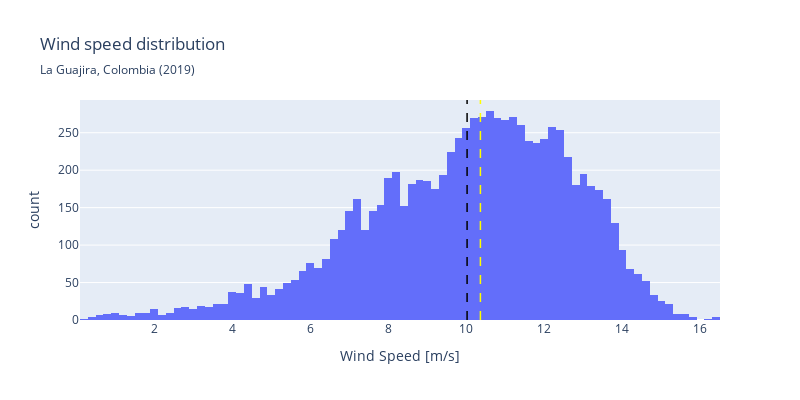

Write notebook code for a chart like this one.
### Code cell
px.defaults.height = 400
px.defaults.width = 800

fig = px.histogram(wind_speed2, 
                   x= 'wind_speed',
                   nbins= 100,
                   title= 'Wind speed distribution', subtitle= 'La Guajira, Colombia (2019)',
                   labels= {'wind_speed': 'Wind Speed [m/s]'}
                )
fig.add_vline(x= np.mean(wind_speed2['wind_speed']), line_width= 1.5, line_dash= 'dash', line_color= 'black')
fig.add_vline(x= np.median(wind_speed2['wind_speed']), line_width= 1.5, line_dash= 'dash', line_color= 'yellow')

fig.show()


fig.write_image("imgs/wind_speed_histogram.png")
Image("imgs/wind_speed_histogram.png")

### Figure 1 — Plotly figure (JSON) as saved in the notebook; plotly's stock layout.template omitted (floating-point values rounded to 4 significant figures; data arrays with more than 128 entries replaced by an {"elided": "..."} marker saying what was removed)
{"data": [{"bingroup": "x", "hovertemplate": "Wind Speed [m/s]=%{x}<br>count=%{y}<extra></extra>", "legendgroup": "", "marker": {"color": "#636efa", "pattern": {"shape": ""}}, "name": "", "nbinsx": 100, "orientation": "v", "showlegend": false, "type": "histogram", "x": {"elided": "8760 float values"}, "xaxis": "x", "yaxis": "y"}], "layout": {"barmode": "relative", "height": 400, "legend": {"tracegroupgap": 0}, "shapes": [{"line": {"color": "black", "dash": "dash", "width": 1.5}, "type": "line", "x0": 10.02, "x1": 10.02, "xref": "x", "y0": 0, "y1": 1, "yref": "y domain"}, {"line": {"color": "yellow", "dash": "dash", "width": 1.5}, "type": "line", "x0": 10.36, "x1": 10.36, "xref": "x", "y0": 0, "y1": 1, "yref": "y domain"}], "title": {"subtitle": {"text": "La Guajira, Colombia (2019)"}, "text": "Wind speed distribution"}, "width": 800, "xaxis": {"anchor": "y", "domain": [0, 1], "title": {"text": "Wind Speed [m/s]"}}, "yaxis": {"anchor": "x", "domain": [0, 1], "title": {"text": "count"}}}}
